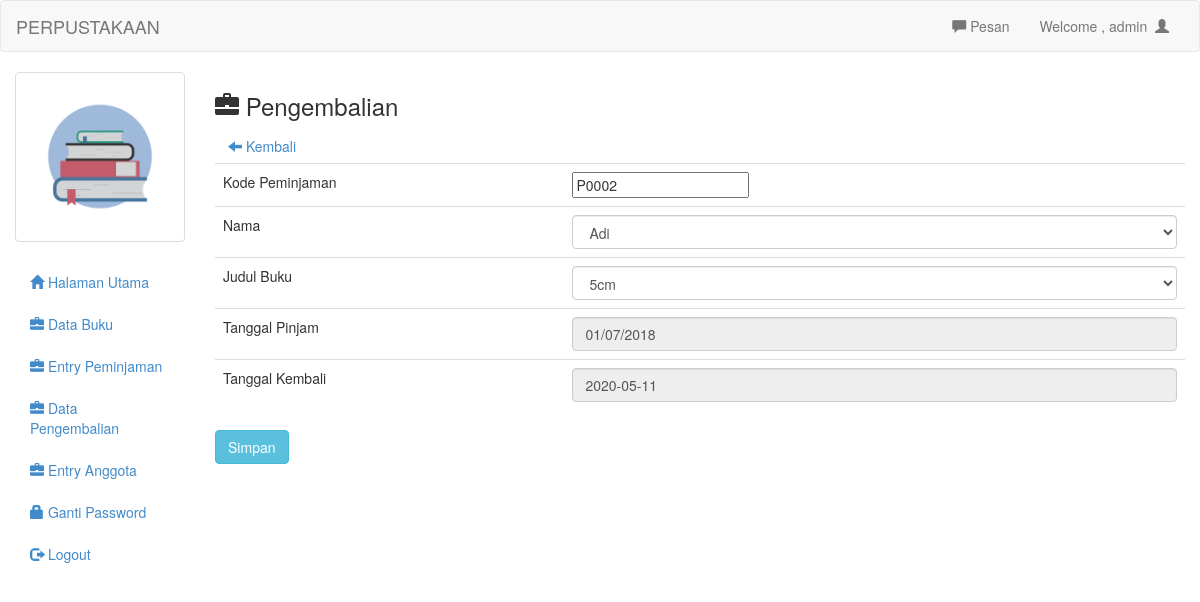
Page /admin/transaksi_pengembalian.php?no=74 (signed in) on the committed database.
### tables this page shows
CREATE TABLE `tb_peminjaman` (
  `no` int(15) NOT NULL,
  `kode_peminjaman` varchar(50) NOT NULL,
  `nama` varchar(50) NOT NULL,
  `judul_buku` varchar(50) NOT NULL,
  `tanggal_pinjam` varchar(50) NOT NULL,
  `tanggal_kembali` varchar(50) NOT NULL
);

CREATE TABLE `tb_anggota` (
  `nis` varchar(15) NOT NULL,
  `nama` varchar(50) NOT NULL,
  `tempat_lahir` varchar(20) NOT NULL,
  `tanggal_lahir` varchar(100) NOT NULL,
  `tanggal_masuk` varchar(100) NOT NULL
);

CREATE TABLE `tb_buku` (
  `kode_buku` int(15) NOT NULL,
  `judul_buku` varchar(50) NOT NULL,
  `tanggal_terbit` varchar(50) NOT NULL,
  `pengarang` varchar(30) NOT NULL,
  `stok` int(11) NOT NULL
);

### admin/transaksi_pengembalian.php (the view, shortened to what this page needs)
<?php
include 'header.php';
?>
<h3><span class="glyphicon glyphicon-briefcase"></span> Pengembalian</h3>
<a class="btn" href="Peminjaman.php"><span class="glyphicon glyphicon-arrow-left"></span>  Kembali</a>
<?php
$no=mysql_real_escape_string($_GET['no']);
$det=mysql_query("select * from tb_peminjaman where no='$no'")or die(mysql_error());
while($d=mysql_fetch_array($det)){
	?>
	<form action="ending_pengembalian.php" method="post">
		<table class="table">
			<tr>
				<td>Kode Peminjaman</td>
				<td><input type="text" name="kode_peminjaman" value="<?php echo $d['kode_peminjaman'] ?>" readonly></td>
			</tr>
			<tr>
				<td>Nama</td>
				<td>
					<select class="form-control" name="nama">
						<?php
						$brg=mysql_query("select * from tb_anggota");
						while($b=mysql_fetch_array($brg)){
							?>
							<option <?php if($d['nama']==$b['nama']){echo "selected"; } ?> value="<?php echo $b['nama']; ?>"><?php echo $b['nama'] ?></option>
							<?php
						}
						?>
					</select>
				</td>
			</tr>
			<tr>
				<td>Judul Buku</td>
				<td>
					<select class="form-control" name="judul_buku">
						<?php
						$brg=mysql_query("select * from tb_buku");
						while($b=mysql_fetch_array($brg)){
							?>
							<option <?php if($d['judul_buku']==$b['judul_buku']){echo "selected"; } ?> value="<?php echo $b['judul_buku']; ?>"><?php echo $b['judul_buku'] ?></option>
							<?php
						}
						?>
					</select>
				</td>
			</tr>
			<tr>
				<td>Tanggal Pinjam</td>
				<td><input type="text" class="form-control" name="tanggal_pinjam" value="<?php echo $d['tanggal_pinjam'] ?>" readonly></td>
			</tr>
			<tr>
				<td>Tanggal Kembali</td>
				<td><input type="text" class="form-control" name="tanggal_kembali" value="<?php echo date('Y-m-d') ?>" readonly></td>
			</tr>
		</table>
		<input type="submit" class="btn btn-info" value="Simpan">
		</form>
	<?php
}
?>
<?php
include 'footer.php';
?>

### admin/header.php (shortened to what this page needs)
<!DOCTYPE html>
<html>
<head>
	<link rel="stylesheet" type="text/css" href="../assets/css/bootstrap.css">
	<link rel="stylesheet" type="text/css" href="../assets/js/jquery-ui/jquery-ui.css">
</head>
<body>
	<div class="navbar navbar-default">
		<div class="container-fluid">
			<div class="navbar-header">
				<a href="index.php" class="navbar-brand">PERPUSTAKAAN</a>
			</div>
			<div class="collapse navbar-collapse">
				<ul class="nav navbar-nav navbar-right">
					<li><a id="pesan_sedia" href="#" data-toggle="modal" data-target="#modalpesan"><span class='glyphicon glyphicon-comment'></span> Pesan</a></li>
					<li><a class="dropdown-toggle" data-toggle="dropdown" role="button" href="#">Welcome , <?php echo $_SESSION['uname']  ?>&nbsp&nbsp<span class="glyphicon glyphicon-user"></span></a></li>
				</ul>
			</div>
		</div>
	</div>
	<div class="col-md-2">
		<div class="row">
			<?php
			$use=$_SESSION['uname'];
			$fo=mysql_query("select foto from login where uname='$use'");
			while($f=mysql_fetch_array($fo)){
				?>
				<div class="col-xs-6 col-md-12">
					<a class="thumbnail">
						<img class="img-responsive" src="foto/buku.png">
					</a>
				</div>
				<?php
			}
			?>
		</div>
		<ul class="nav nav-pills nav-stacked">
			<li><a href="index.php"><span class="glyphicon glyphicon-home"></span>  Halaman Utama</a></li>
			<li><a href="buku.php"><span class="glyphicon glyphicon-briefcase"></span>  Data Buku</a></li>
			<li><a href="peminjaman.php"><span class="glyphicon glyphicon-briefcase"></span>  Entry Peminjaman</a></li>
			<li><a href="pengembalian.php"><span class="glyphicon glyphicon-briefcase"></span>  Data Pengembalian</a></li>
			<li><a href="anggota.php"><span class="glyphicon glyphicon-briefcase"></span>  Entry Anggota</a></li>
			<li><a href="ganti_pass.php"><span class="glyphicon glyphicon-lock"></span> Ganti Password</a></li>
			<li><a href="logout.php"><span class="glyphicon glyphicon-log-out"></span>  Logout</a></li>
		</ul>
	</div>
	<div class="col-md-10">

### rows in the picture
tb_peminjaman: kode_peminjaman "P0002", nama "Adi", judul_buku "5cm", tanggal_pinjam "01/07/2018"

### other values in the picture
$_SESSION['uname'] "admin"
